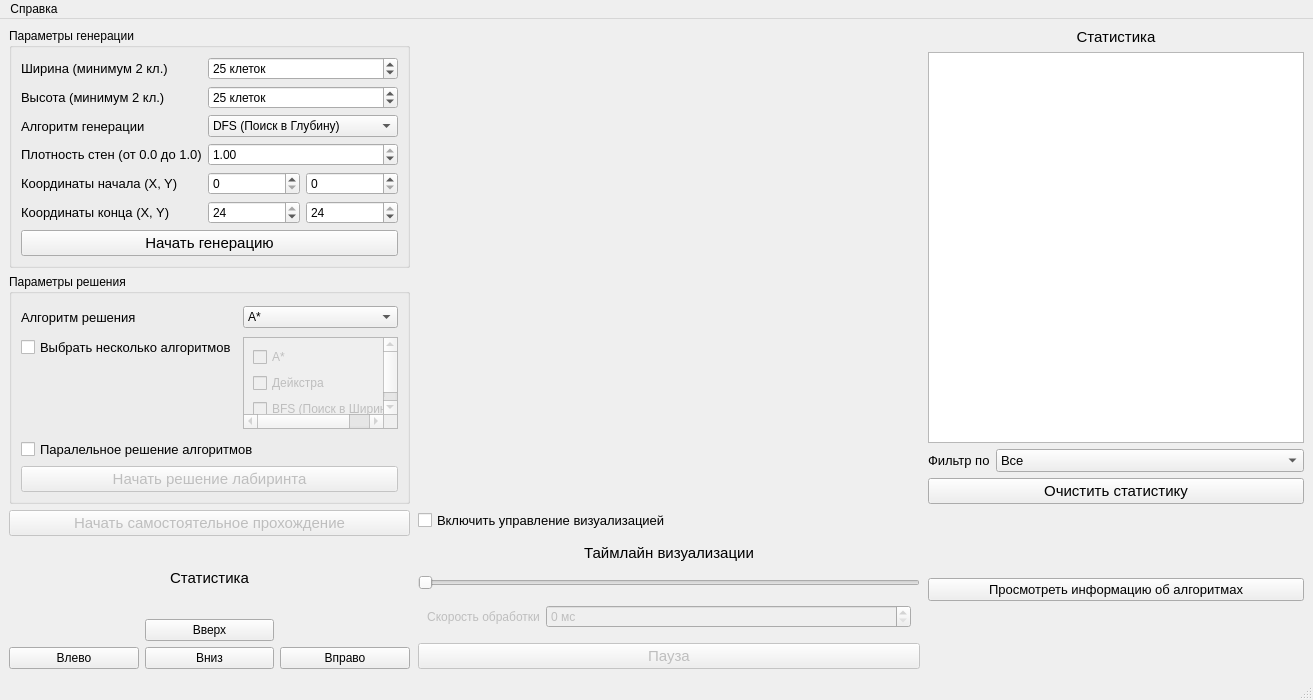
<?xml version="1.0" encoding="UTF-8"?>
<ui version="4.0">
 <class>MainWindow</class>
 <widget class="QMainWindow" name="MainWindow">
  <property name="geometry">
   <rect>
    <x>0</x>
    <y>0</y>
    <width>1313</width>
    <height>700</height>
   </rect>
  </property>
  <property name="sizePolicy">
   <sizepolicy hsizetype="Preferred" vsizetype="Preferred">
    <horstretch>0</horstretch>
    <verstretch>0</verstretch>
   </sizepolicy>
  </property>
  <property name="windowTitle">
   <string>MazeGenSolver by Gin</string>
  </property>
  <widget class="QWidget" name="centralwidget">
   <layout class="QVBoxLayout" name="verticalLayout_2">
    <item>
     <layout class="QGridLayout" name="gridMain" rowstretch="3,1" columnstretch="3,0,4,0,3">
      <item row="0" column="0">
       <layout class="QVBoxLayout" name="vl_params">
        <item>
         <widget class="QGroupBox" name="group_gen">
          <property name="enabled">
           <bool>true</bool>
          </property>
          <property name="font">
           <font>
            <bold>false</bold>
           </font>
          </property>
          <property name="title">
           <string>Параметры генерации</string>
          </property>
          <property name="flat">
           <bool>false</bool>
          </property>
          <layout class="QVBoxLayout" name="verticalLayout">
           <item>
            <layout class="QFormLayout" name="formLayout">
             <item row="0" column="0">
              <widget class="QLabel" name="lab_width">
               <property name="font">
                <font>
                 <pointsize>10</pointsize>
                 <bold>false</bold>
                </font>
               </property>
               <property name="text">
                <string>Ширина (минимум 2 кл.)</string>
               </property>
              </widget>
             </item>
             <item row="0" column="1">
              <widget class="QSpinBox" name="spin_width">
               <property name="suffix">
                <string> клеток</string>
               </property>
               <property name="prefix">
                <string/>
               </property>
               <property name="minimum">
                <number>2</number>
               </property>
               <property name="maximum">
                <number>9999</number>
               </property>
               <property name="value">
                <number>25</number>
               </property>
              </widget>
             </item>
             <item row="1" column="0">
              <widget class="QLabel" name="lab_height">
               <property name="font">
                <font>
                 <pointsize>10</pointsize>
                 <bold>false</bold>
                </font>
               </property>
               <property name="text">
                <string>Высота (минимум 2 кл.)</string>
               </property>
              </widget>
             </item>
             <item row="1" column="1">
              <widget class="QSpinBox" name="spin_height">
               <property name="suffix">
                <string> клеток</string>
               </property>
               <property name="minimum">
                <number>2</number>
               </property>
               <property name="maximum">
                <number>9999</number>
               </property>
               <property name="value">
                <number>25</number>
               </property>
              </widget>
             </item>
             <item row="2" column="0">
              <widget class="QLabel" name="lab_alggen">
               <property name="font">
                <font>
                 <pointsize>10</pointsize>
                 <bold>false</bold>
                </font>
               </property>
               <property name="text">
                <string>Алгоритм генерации</string>
               </property>
              </widget>
             </item>
             <item row="2" column="1">
              <widget class="QComboBox" name="comb_alggen">
               <item>
                <property name="text">
                 <string>DFS (Поиск в Глубину)</string>
                </property>
               </item>
               <item>
                <property name="text">
                 <string>Краскал</string>
                </property>
               </item>
               <item>
                <property name="text">
                 <string>Прим</string>
                </property>
               </item>
              </widget>
             </item>
             <item row="3" column="0">
              <widget class="QLabel" name="lab_dens">
               <property name="font">
                <font>
                 <pointsize>10</pointsize>
                 <bold>false</bold>
                </font>
               </property>
               <property name="text">
                <string>Плотность стен (от 0.0 до 1.0)</string>
               </property>
              </widget>
             </item>
             <item row="3" column="1">
              <widget class="QDoubleSpinBox" name="spin_dens">
               <property name="suffix">
                <string/>
               </property>
               <property name="maximum">
                <double>1.000000000000000</double>
               </property>
               <property name="singleStep">
                <double>0.100000000000000</double>
               </property>
               <property name="stepType">
                <enum>QAbstractSpinBox::StepType::DefaultStepType</enum>
               </property>
               <property name="value">
                <double>1.000000000000000</double>
               </property>
              </widget>
             </item>
             <item row="4" column="0">
              <widget class="QLabel" name="label_3">
               <property name="font">
                <font>
                 <pointsize>10</pointsize>
                 <bold>false</bold>
                </font>
               </property>
               <property name="text">
                <string>Координаты начала (X, Y)</string>
               </property>
              </widget>
             </item>
             <item row="5" column="0">
              <widget class="QLabel" name="label_4">
               <property name="font">
                <font>
                 <pointsize>10</pointsize>
                 <bold>false</bold>
                </font>
               </property>
               <property name="text">
                <string>Координаты конца (X, Y)</string>
               </property>
              </widget>
             </item>
             <item row="4" column="1">
              <layout class="QHBoxLayout" name="horizontalLayout_2">
               <item>
                <widget class="QSpinBox" name="spin_x1"/>
               </item>
               <item>
                <widget class="QSpinBox" name="spin_y1"/>
               </item>
              </layout>
             </item>
             <item row="5" column="1">
              <layout class="QHBoxLayout" name="horizontalLayout_3">
               <item>
                <widget class="QSpinBox" name="spin_x2">
                 <property name="maximum">
                  <number>24</number>
                 </property>
                 <property name="value">
                  <number>24</number>
                 </property>
                </widget>
               </item>
               <item>
                <widget class="QSpinBox" name="spin_y2">
                 <property name="maximum">
                  <number>24</number>
                 </property>
                 <property name="value">
                  <number>24</number>
                 </property>
                </widget>
               </item>
              </layout>
             </item>
            </layout>
           </item>
           <item>
            <widget class="QPushButton" name="push_gen">
             <property name="font">
              <font>
               <pointsize>11</pointsize>
               <bold>false</bold>
              </font>
             </property>
             <property name="text">
              <string>Начать генерацию</string>
             </property>
            </widget>
           </item>
          </layout>
         </widget>
        </item>
        <item>
         <widget class="QGroupBox" name="group_solve">
          <property name="enabled">
           <bool>true</bool>
          </property>
          <property name="acceptDrops">
           <bool>false</bool>
          </property>
          <property name="title">
           <string>Параметры решения</string>
          </property>
          <layout class="QVBoxLayout" name="verticalLayout_3">
           <item>
            <layout class="QFormLayout" name="formLayout_2">
             <item row="0" column="0">
              <widget class="QLabel" name="lab_algsol">
               <property name="font">
                <font>
                 <pointsize>10</pointsize>
                </font>
               </property>
               <property name="text">
                <string>Алгоритм решения</string>
               </property>
              </widget>
             </item>
             <item row="0" column="1">
              <widget class="QComboBox" name="comb_algsol">
               <item>
                <property name="text">
                 <string>A*</string>
                </property>
               </item>
               <item>
                <property name="text">
                 <string>Дейкстра</string>
                </property>
               </item>
               <item>
                <property name="text">
                 <string>BFS (Поиск в Ширину)</string>
                </property>
               </item>
              </widget>
             </item>
             <item row="1" column="0">
              <widget class="QCheckBox" name="check_sevalg">
               <property name="font">
                <font>
                 <pointsize>10</pointsize>
                </font>
               </property>
               <property name="text">
                <string>Выбрать несколько алгоритмов</string>
               </property>
              </widget>
             </item>
             <item row="1" column="1">
              <widget class="QScrollArea" name="scrollArea">
               <property name="enabled">
                <bool>false</bool>
               </property>
               <property name="widgetResizable">
                <bool>true</bool>
               </property>
               <widget class="QWidget" name="scrollAreaWidgetContents">
                <property name="geometry">
                 <rect>
                  <x>0</x>
                  <y>0</y>
                  <width>164</width>
                  <height>93</height>
                 </rect>
                </property>
                <layout class="QVBoxLayout" name="verticalLayout_4">
                 <item>
                  <widget class="QCheckBox" name="check_ast">
                   <property name="text">
                    <string>A*</string>
                   </property>
                  </widget>
                 </item>
                 <item>
                  <widget class="QCheckBox" name="check_dej">
                   <property name="text">
                    <string>Дейкстра</string>
                   </property>
                  </widget>
                 </item>
                 <item>
                  <widget class="QCheckBox" name="check_bfs">
                   <property name="text">
                    <string>BFS (Поиск в Ширину)</string>
                   </property>
                  </widget>
                 </item>
                </layout>
               </widget>
              </widget>
             </item>
            </layout>
           </item>
           <item>
            <widget class="QCheckBox" name="check_par">
             <property name="enabled">
              <bool>true</bool>
             </property>
             <property name="font">
              <font>
               <pointsize>10</pointsize>
              </font>
             </property>
             <property name="text">
              <string>Паралельное решение алгоритмов</string>
             </property>
            </widget>
           </item>
           <item>
            <widget class="QPushButton" name="push_solve">
             <property name="enabled">
              <bool>false</bool>
             </property>
             <property name="font">
              <font>
               <pointsize>11</pointsize>
               <bold>false</bold>
              </font>
             </property>
             <property name="text">
              <string>Начать решение лабиринта</string>
             </property>
            </widget>
           </item>
          </layout>
         </widget>
        </item>
       </layout>
      </item>
      <item row="1" column="1">
       <spacer name="verticalSpacer_2">
        <property name="orientation">
         <enum>Qt::Orientation::Vertical</enum>
        </property>
        <property name="sizeHint" stdset="0">
         <size>
          <width>2</width>
          <height>40</height>
         </size>
        </property>
       </spacer>
      </item>
      <item row="1" column="2">
       <layout class="QGridLayout" name="grid_viz">
        <item row="5" column="0">
         <widget class="QPushButton" name="but_ctrlviz">
          <property name="enabled">
           <bool>false</bool>
          </property>
          <property name="sizePolicy">
           <sizepolicy hsizetype="Minimum" vsizetype="Fixed">
            <horstretch>0</horstretch>
            <verstretch>0</verstretch>
           </sizepolicy>
          </property>
          <property name="font">
           <font>
            <pointsize>11</pointsize>
           </font>
          </property>
          <property name="text">
           <string>Пауза</string>
          </property>
         </widget>
        </item>
        <item row="3" column="0">
         <widget class="QSlider" name="hsl_viz">
          <property name="enabled">
           <bool>false</bool>
          </property>
          <property name="orientation">
           <enum>Qt::Orientation::Horizontal</enum>
          </property>
         </widget>
        </item>
        <item row="1" column="0">
         <widget class="QCheckBox" name="check_viz">
          <property name="font">
           <font>
            <pointsize>10</pointsize>
           </font>
          </property>
          <property name="text">
           <string>Включить управление визуализацией</string>
          </property>
         </widget>
        </item>
        <item row="4" column="0">
         <widget class="QWidget" name="viz_ctrl" native="true">
          <property name="enabled">
           <bool>false</bool>
          </property>
          <layout class="QFormLayout" name="formLayout_4">
           <item row="0" column="0">
            <widget class="QLabel" name="label_vizsp">
             <property name="enabled">
              <bool>false</bool>
             </property>
             <property name="text">
              <string>Скорость обработки</string>
             </property>
             <property name="alignment">
              <set>Qt::AlignmentFlag::AlignCenter</set>
             </property>
            </widget>
           </item>
           <item row="0" column="1">
            <widget class="QSpinBox" name="spin_vizsp">
             <property name="sizePolicy">
              <sizepolicy hsizetype="Minimum" vsizetype="Fixed">
               <horstretch>0</horstretch>
               <verstretch>0</verstretch>
              </sizepolicy>
             </property>
             <property name="toolTip">
              <string>Задержка между кадрами анимации в миллисекундах</string>
             </property>
             <property name="suffix">
              <string> мс</string>
             </property>
             <property name="minimum">
              <number>0</number>
             </property>
             <property name="maximum">
              <number>1000</number>
             </property>
             <property name="singleStep">
              <number>10</number>
             </property>
             <property name="value">
              <number>0</number>
             </property>
            </widget>
           </item>
          </layout>
         </widget>
        </item>
        <item row="2" column="0">
         <widget class="QLabel" name="lab_tmln">
          <property name="font">
           <font>
            <pointsize>11</pointsize>
            <bold>false</bold>
            <underline>false</underline>
           </font>
          </property>
          <property name="text">
           <string>Таймлайн визуализации</string>
          </property>
          <property name="alignment">
           <set>Qt::AlignmentFlag::AlignCenter</set>
          </property>
         </widget>
        </item>
       </layout>
      </item>
      <item row="1" column="4">
       <widget class="QPushButton" name="push_alginf">
        <property name="font">
         <font>
          <pointsize>10</pointsize>
          <bold>false</bold>
         </font>
        </property>
        <property name="text">
         <string>Просмотреть информацию об алгоритмах</string>
        </property>
       </widget>
      </item>
      <item row="0" column="2">
       <layout class="QVBoxLayout" name="verticalLayout_maze"/>
      </item>
      <item row="1" column="0">
       <layout class="QVBoxLayout" name="verticalLayout_6">
        <item>
         <widget class="QPushButton" name="push_self">
          <property name="enabled">
           <bool>false</bool>
          </property>
          <property name="font">
           <font>
            <pointsize>11</pointsize>
            <bold>false</bold>
           </font>
          </property>
          <property name="text">
           <string>Начать самостоятельное прохождение</string>
          </property>
         </widget>
        </item>
        <item>
         <widget class="QLabel" name="lab_self">
          <property name="enabled">
           <bool>true</bool>
          </property>
          <property name="font">
           <font>
            <pointsize>11</pointsize>
           </font>
          </property>
          <property name="text">
           <string>Статистика</string>
          </property>
          <property name="alignment">
           <set>Qt::AlignmentFlag::AlignCenter</set>
          </property>
         </widget>
        </item>
        <item>
         <layout class="QGridLayout" name="gridLayout">
          <item row="0" column="1">
           <widget class="QPushButton" name="but_up">
            <property name="text">
             <string>Вверх</string>
            </property>
           </widget>
          </item>
          <item row="1" column="2">
           <widget class="QPushButton" name="but_right">
            <property name="text">
             <string>Вправо</string>
            </property>
           </widget>
          </item>
          <item row="1" column="1">
           <widget class="QPushButton" name="but_down">
            <property name="text">
             <string>Вниз</string>
            </property>
           </widget>
          </item>
          <item row="1" column="0">
           <widget class="QPushButton" name="but_left">
            <property name="text">
             <string>Влево</string>
            </property>
           </widget>
          </item>
         </layout>
        </item>
       </layout>
      </item>
      <item row="1" column="3">
       <spacer name="verticalSpacer">
        <property name="orientation">
         <enum>Qt::Orientation::Vertical</enum>
        </property>
        <property name="sizeHint" stdset="0">
         <size>
          <width>2</width>
          <height>13</height>
         </size>
        </property>
       </spacer>
      </item>
      <item row="0" column="4">
       <layout class="QVBoxLayout" name="verticalLayout_7">
        <item>
         <widget class="QLabel" name="label_2">
          <property name="font">
           <font>
            <pointsize>11</pointsize>
            <bold>false</bold>
           </font>
          </property>
          <property name="text">
           <string>Статистика</string>
          </property>
          <property name="alignment">
           <set>Qt::AlignmentFlag::AlignCenter</set>
          </property>
         </widget>
        </item>
        <item>
         <widget class="QTableWidget" name="table_stats"/>
        </item>
        <item>
         <layout class="QFormLayout" name="formLayout_3">
          <item row="0" column="0">
           <widget class="QLabel" name="label_5">
            <property name="font">
             <font>
              <pointsize>10</pointsize>
             </font>
            </property>
            <property name="text">
             <string>Фильтр по</string>
            </property>
           </widget>
          </item>
          <item row="0" column="1">
           <widget class="QComboBox" name="combo_filter">
            <property name="font">
             <font>
              <pointsize>10</pointsize>
             </font>
            </property>
            <item>
             <property name="text">
              <string>Все</string>
             </property>
            </item>
            <item>
             <property name="text">
              <string>Генераторы</string>
             </property>
            </item>
            <item>
             <property name="text">
              <string>Решатели</string>
             </property>
            </item>
            <item>
             <property name="text">
              <string>Пользователь</string>
             </property>
            </item>
           </widget>
          </item>
         </layout>
        </item>
        <item>
         <widget class="QPushButton" name="but_clear_stats">
          <property name="font">
           <font>
            <pointsize>11</pointsize>
           </font>
          </property>
          <property name="text">
           <string>Очистить статистику</string>
          </property>
         </widget>
        </item>
       </layout>
      </item>
     </layout>
    </item>
   </layout>
  </widget>
  <widget class="QMenuBar" name="menubar">
   <property name="geometry">
    <rect>
     <x>0</x>
     <y>0</y>
     <width>1313</width>
     <height>21</height>
    </rect>
   </property>
   <widget class="QMenu" name="menu">
    <property name="title">
     <string>Справка</string>
    </property>
    <addaction name="action"/>
   </widget>
   <addaction name="menu"/>
  </widget>
  <widget class="QStatusBar" name="statusbar"/>
  <action name="action">
   <property name="text">
    <string>О приложении</string>
   </property>
  </action>
 </widget>
 <resources/>
 <connections>
  <connection>
   <sender>check_sevalg</sender>
   <signal>clicked(bool)</signal>
   <receiver>scrollArea</receiver>
   <slot>setEnabled(bool)</slot>
   <hints>
    <hint type="sourcelabel">
     <x>144</x>
     <y>378</y>
    </hint>
    <hint type="destinationlabel">
     <x>430</x>
     <y>450</y>
    </hint>
   </hints>
  </connection>
  <connection>
   <sender>check_viz</sender>
   <signal>toggled(bool)</signal>
   <receiver>viz_ctrl</receiver>
   <slot>setEnabled(bool)</slot>
   <hints>
    <hint type="sourcelabel">
     <x>981</x>
     <y>549</y>
    </hint>
    <hint type="destinationlabel">
     <x>1003</x>
     <y>682</y>
    </hint>
   </hints>
  </connection>
  <connection>
   <sender>check_viz</sender>
   <signal>toggled(bool)</signal>
   <receiver>hsl_viz</receiver>
   <slot>setEnabled(bool)</slot>
   <hints>
    <hint type="sourcelabel">
     <x>936</x>
     <y>549</y>
    </hint>
    <hint type="destinationlabel">
     <x>942</x>
     <y>656</y>
    </hint>
   </hints>
  </connection>
  <connection>
   <sender>check_viz</sender>
   <signal>clicked(bool)</signal>
   <receiver>but_ctrlviz</receiver>
   <slot>setEnabled(bool)</slot>
   <hints>
    <hint type="sourcelabel">
     <x>920</x>
     <y>549</y>
    </hint>
    <hint type="destinationlabel">
     <x>1018</x>
     <y>771</y>
    </hint>
   </hints>
  </connection>
  <connection>
   <sender>check_sevalg</sender>
   <signal>clicked(bool)</signal>
   <receiver>check_par</receiver>
   <slot>setEnabled(bool)</slot>
   <hints>
    <hint type="sourcelabel">
     <x>94</x>
     <y>363</y>
    </hint>
    <hint type="destinationlabel">
     <x>82</x>
     <y>467</y>
    </hint>
   </hints>
  </connection>
 </connections>
</ui>
